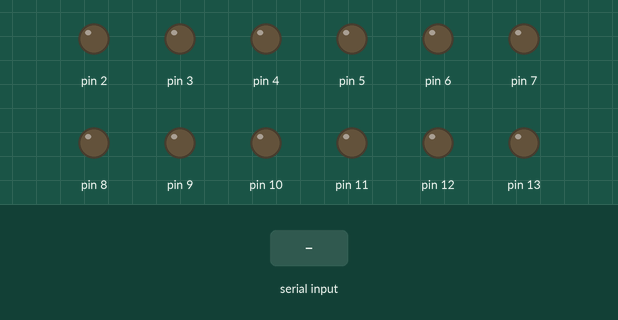
This program was run on a simulated Arduino Uno, built with avr-gcc and run on an emulated ATmega328P. Shown: output pins drawn as LEDs (lit = HIGH). The test bench sets the inputs (shaded band).

Above: at 1.2 s.
1.3 s: "L90\n" received over Serial
At 1.7 s:
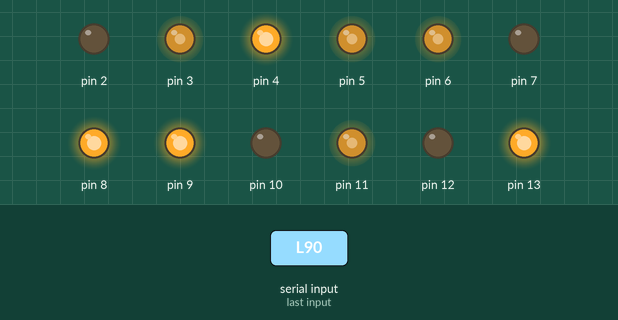
3.3 s: "R90\n" received over Serial
At 3.7 s:
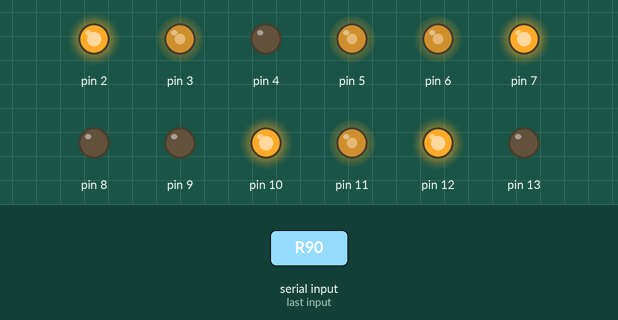
5.3 s: "F\n" received over Serial
At 6.5 s:
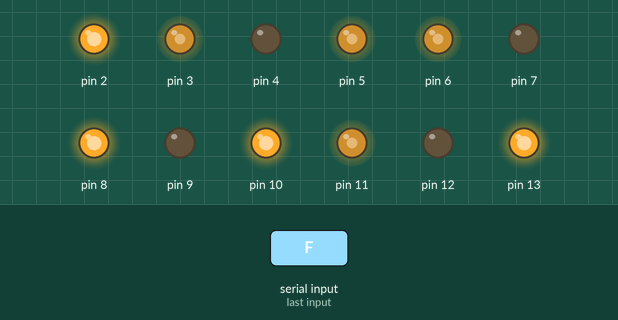
6.8 s: "B\n" received over Serial
At 7.7 s:
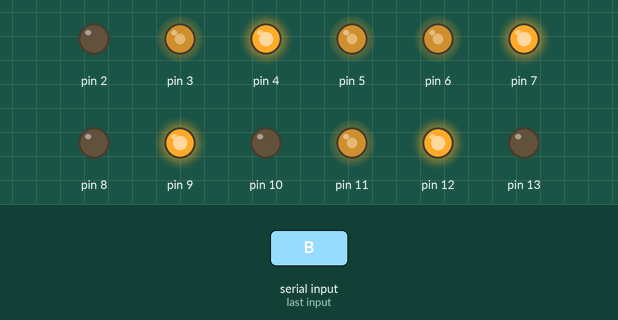
8.3 s: "U\n" received over Serial
At 10.5 s:
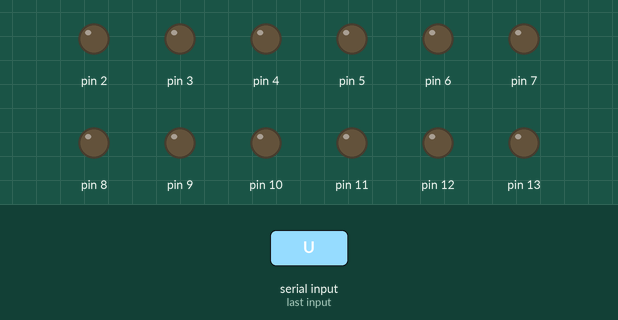
10.8 s: "L\n" received over Serial
At 11.9 s:
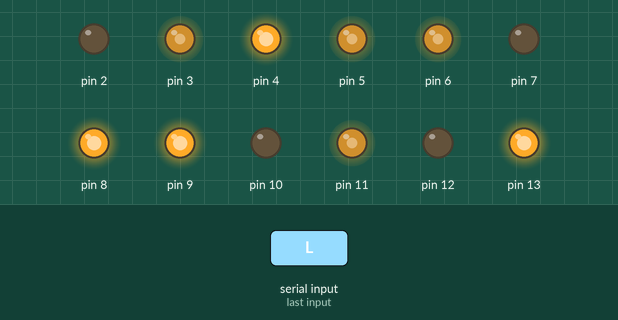
Timing chart, 0 to 13.3 s (numbered marks = the images above; inputs shaded):
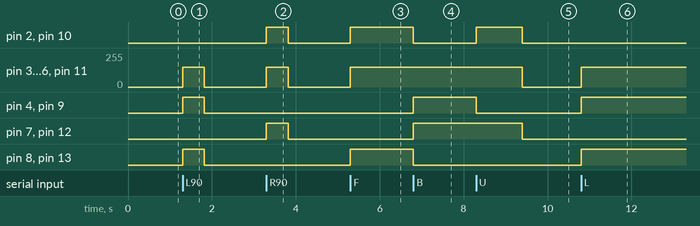

Measured:
- after the input at 1.3 s, pin 3, pin 5, pin 6, pin 11: 0/255 → 150/255 at once, → 0/255 0.52 s later; pin 4, pin 8, pin 9, pin 13: LOW → HIGH at once, → LOW 0.52 s later
- after the input at 3.3 s, pin 2, pin 7, pin 10, pin 12: LOW → HIGH at once, → LOW 0.52 s later; pin 3, pin 5, pin 6, pin 11: 0/255 → 150/255 at once, → 0/255 0.52 s later
- after the input at 5.3 s, pin 2, pin 8, pin 10, pin 13: LOW → HIGH at once; pin 3, pin 5, pin 6, pin 11: 0/255 → 150/255 at once
- after the input at 6.8 s, pin 2, pin 8, pin 10, pin 13: HIGH → LOW at once; pin 4, pin 7, pin 9, pin 12: LOW → HIGH at once
- after the input at 8.3 s, pin 2, pin 10: LOW → HIGH at once, → LOW 1.1 s later; pin 3, pin 5, pin 6, pin 11: 150/255 → 0/255 after 1.1 s; pin 4, pin 9: HIGH → LOW at once; pin 7, pin 12: HIGH → LOW after 1.1 s
- after the input at 10.8 s, pin 3, pin 5, pin 6, pin 11: 0/255 → 150/255 at once; pin 4, pin 8, pin 9, pin 13: LOW → HIGH at once

The program:

main.cpp
```cpp
#include <Arduino.h>
#include <ctype.h>
#include <stdlib.h>
#include <string.h>

struct PinosMotor {
  uint8_t pino_in1;
  uint8_t pino_in2;
  uint8_t pino_pwm;
};

// Mapeamento
const PinosMotor MOTOR_TRASEIRO_ESQUERDO = {2, 4, 3};
const PinosMotor MOTOR_TRASEIRO_DIREITO = {13, 12, 11};
const PinosMotor MOTOR_FRENTE_ESQUERDO = {10, 9, 5};
const PinosMotor MOTOR_FRENTE_DIREITO = {8, 7, 6};

const int VELOCIDADE_PADRAO = 150;
const int VELOCIDADE_GIRO_180_PADRAO = 130;
const int VELOCIDADE_GIRO_90_PADRAO = 140;
const unsigned long DURACAO_GIRO_180_MS = 1100;
const unsigned long DURACAO_GIRO_90_MS = 520;

const size_t TAMANHO_BUFFER_SERIAL = 64;
char buffer_serial[TAMANHO_BUFFER_SERIAL];
size_t indice_buffer_serial = 0;

bool manobra_programada_ativa = false;
unsigned long manobra_programada_ate_ms = 0;

int limitar_pwm_positivo(int valor) {
  return constrain(valor, 0, 255);
}

char* avancar_espacos(char* texto) {
  while (*texto == ' ' || *texto == '\t') {
    ++texto;
  }
  return texto;
}

void remover_espacos_finais(char* texto) {
  int tamanho = strlen(texto);
  while (tamanho > 0) {
    char atual = texto[tamanho - 1];
    if (atual != ' ' && atual != '\t') {
      break;
    }
    texto[tamanho - 1] = '\0';
    --tamanho;
  }
}

void definir_motor(const PinosMotor& motor, int velocidade_assinada) {
  velocidade_assinada = constrain(velocidade_assinada, -255, 255);

  if (velocidade_assinada > 0) {
    digitalWrite(motor.pino_in1, HIGH);
    digitalWrite(motor.pino_in2, LOW);
    analogWrite(motor.pino_pwm, velocidade_assinada);
    return;
  }

  if (velocidade_assinada < 0) {
    digitalWrite(motor.pino_in1, LOW);
    digitalWrite(motor.pino_in2, HIGH);
    analogWrite(motor.pino_pwm, -velocidade_assinada);
    return;
  }

  digitalWrite(motor.pino_in1, LOW);
  digitalWrite(motor.pino_in2, LOW);
  analogWrite(motor.pino_pwm, 0);
}

void definir_lado_esquerdo(int velocidade_assinada) {
  definir_motor(MOTOR_FRENTE_ESQUERDO, velocidade_assinada);
  definir_motor(MOTOR_TRASEIRO_ESQUERDO, velocidade_assinada);
}

void definir_lado_direito(int velocidade_assinada) {
  definir_motor(MOTOR_FRENTE_DIREITO, velocidade_assinada);
  definir_motor(MOTOR_TRASEIRO_DIREITO, velocidade_assinada);
}

void definir_velocidades_diferenciais(int velocidade_esquerda, int velocidade_direita) {
  int velocidade_esquerda_limitada = constrain(velocidade_esquerda, -255, 255);
  int velocidade_direita_limitada = constrain(velocidade_direita, -255, 255);
  definir_lado_esquerdo(velocidade_esquerda_limitada);
  definir_lado_direito(velocidade_direita_limitada);
}

void parar_todos() {
  definir_lado_esquerdo(0);
  definir_lado_direito(0);
}

void iniciar_manobra_programada(int velocidade_esquerda, int velocidade_direita, unsigned long duracao_ms) {
  manobra_programada_ativa = true;
  manobra_programada_ate_ms = millis() + duracao_ms;
  definir_lado_esquerdo(velocidade_esquerda);
  definir_lado_direito(velocidade_direita);
}

void iniciar_giro_180(int velocidade) {
  int velocidade_giro = limitar_pwm_positivo(velocidade);
  if (velocidade_giro == 0) {
    velocidade_giro = VELOCIDADE_GIRO_180_PADRAO;
  }

  iniciar_manobra_programada(velocidade_giro, -velocidade_giro, DURACAO_GIRO_180_MS);
}

void iniciar_giro_90_esquerda(int velocidade) {
  int velocidade_giro = limitar_pwm_positivo(velocidade);
  if (velocidade_giro == 0) {
    velocidade_giro = VELOCIDADE_GIRO_90_PADRAO;
  }

  iniciar_manobra_programada(-velocidade_giro, velocidade_giro, DURACAO_GIRO_90_MS);
}

void iniciar_giro_90_direita(int velocidade) {
  int velocidade_giro = limitar_pwm_positivo(velocidade);
  if (velocidade_giro == 0) {
    velocidade_giro = VELOCIDADE_GIRO_90_PADRAO;
  }

  iniciar_manobra_programada(velocidade_giro, -velocidade_giro, DURACAO_GIRO_90_MS);
}

bool aplicar_comando(const char* comando, int velocidade_principal, int velocidade_direita) {
  if (comando == nullptr || *comando == '\0') {
    return false;
  }

  int velocidade = limitar_pwm_positivo(velocidade_principal);
  bool comando_simples = (comando[0] != '\0' && comando[1] == '\0');

  if (strcmp(comando, "L90") == 0) {
    iniciar_giro_90_esquerda(velocidade);
    return true;
  }

  if (strcmp(comando, "R90") == 0) {
    iniciar_giro_90_direita(velocidade);
    return true;
  }

  if (!comando_simples) {
    return false;
  }

  switch (comando[0]) {
    case 'F':
      manobra_programada_ativa = false;
      definir_lado_esquerdo(velocidade);
      definir_lado_direito(velocidade);
      return true;

    case 'B':
      manobra_programada_ativa = false;
      definir_lado_esquerdo(-velocidade);
      definir_lado_direito(-velocidade);
      return true;

    case 'L':
      manobra_programada_ativa = false;
      definir_lado_esquerdo(-velocidade);
      definir_lado_direito(velocidade);
      return true;

    case 'R':
      manobra_programada_ativa = false;
      definir_lado_esquerdo(velocidade);
      definir_lado_direito(-velocidade);
      return true;

    case 'S':
      manobra_programada_ativa = false;
      parar_todos();
      return true;

    case 'U':
      iniciar_giro_180(velocidade);
      return true;

    case 'D':
      manobra_programada_ativa = false;
      definir_velocidades_diferenciais(velocidade_principal, velocidade_direita);
      return true;

    default:
      return false;
  }
}

void processar_linha_serial(char* linha) {
  if (linha == nullptr) {
    return;
  }

  char* inicio = avancar_espacos(linha);
  remover_espacos_finais(inicio);
  if (*inicio == '\0') {
    return;
  }

  char comando = static_cast<char>(toupper(static_cast<unsigned char>(*inicio)));
  char* separador = strchr(inicio, ',');
  char comando_texto[12];
  size_t tamanho_comando = 0;

  while (inicio[tamanho_comando] != '\0' &&
         inicio[tamanho_comando] != ',' &&
         inicio[tamanho_comando] != ' ' &&
         inicio[tamanho_comando] != '\t' &&
         tamanho_comando < (sizeof(comando_texto) - 1)) {
    comando_texto[tamanho_comando] =
        static_cast<char>(toupper(static_cast<unsigned char>(inicio[tamanho_comando])));
    ++tamanho_comando;
  }
  comando_texto[tamanho_comando] = '\0';

  if (strcmp(comando_texto, "D") == 0) {
    char* primeira_virgula = separador;
    if (primeira_virgula == nullptr) {
      return;
    }

    char* fim_esquerda = nullptr;
    long valor_esquerda = strtol(primeira_virgula + 1, &fim_esquerda, 10);
    if (fim_esquerda == primeira_virgula + 1 || fim_esquerda == nullptr || *fim_esquerda != ',') {
      return;
    }

    char* fim_direita = nullptr;
    long valor_direita = strtol(fim_esquerda + 1, &fim_direita, 10);
    if (fim_direita == fim_esquerda + 1 || fim_direita == nullptr) {
      return;
    }

    fim_direita = avancar_espacos(fim_direita);
    if (*fim_direita != '\0') {
      return;
    }

    aplicar_comando("D", static_cast<int>(valor_esquerda), static_cast<int>(valor_direita));
    return;
  }

  int velocidade = VELOCIDADE_PADRAO;
  char* resto = separador != nullptr ? separador : (inicio + tamanho_comando);
  resto = avancar_espacos(resto);

  if (*resto == '\0') {
    aplicar_comando(comando_texto, velocidade, velocidade);
    return;
  }

  if (*resto != ',') {
    return;
  }

  char* fim_velocidade = nullptr;
  long valor_velocidade = strtol(resto + 1, &fim_velocidade, 10);
  if (fim_velocidade == resto + 1 || fim_velocidade == nullptr) {
    return;
  }

  fim_velocidade = avancar_espacos(fim_velocidade);
  if (*fim_velocidade != '\0') {
    return;
  }

  velocidade = static_cast<int>(valor_velocidade);
  aplicar_comando(comando_texto, velocidade, velocidade);
}

void configurar_pinos() {
  pinMode(MOTOR_TRASEIRO_ESQUERDO.pino_in1, OUTPUT);
  pinMode(MOTOR_TRASEIRO_ESQUERDO.pino_in2, OUTPUT);
  pinMode(MOTOR_TRASEIRO_ESQUERDO.pino_pwm, OUTPUT);

  pinMode(MOTOR_TRASEIRO_DIREITO.pino_in1, OUTPUT);
  pinMode(MOTOR_TRASEIRO_DIREITO.pino_in2, OUTPUT);
  pinMode(MOTOR_TRASEIRO_DIREITO.pino_pwm, OUTPUT);

  pinMode(MOTOR_FRENTE_ESQUERDO.pino_in1, OUTPUT);
  pinMode(MOTOR_FRENTE_ESQUERDO.pino_in2, OUTPUT);
  pinMode(MOTOR_FRENTE_ESQUERDO.pino_pwm, OUTPUT);

  pinMode(MOTOR_FRENTE_DIREITO.pino_in1, OUTPUT);
  pinMode(MOTOR_FRENTE_DIREITO.pino_in2, OUTPUT);
  pinMode(MOTOR_FRENTE_DIREITO.pino_pwm, OUTPUT);

  parar_todos();
}

void setup() {
  configurar_pinos();
  Serial.begin(115200);
}

void loop() {
  while (Serial.available() > 0) {
    char caractere = static_cast<char>(Serial.read());

    if (caractere == '\n') {
      buffer_serial[indice_buffer_serial] = '\0';
      processar_linha_serial(buffer_serial);
      indice_buffer_serial = 0;
      continue;
    }

    if (caractere == '\r') {
      continue;
    }

    if (!isprint(static_cast<unsigned char>(caractere)) && caractere != '\t') {
      continue;
    }

    if (indice_buffer_serial < TAMANHO_BUFFER_SERIAL - 1) {
      buffer_serial[indice_buffer_serial++] = caractere;
    } else {
      // Descarta pacote muito grande para evitar comandos parciais perigosos.
      indice_buffer_serial = 0;
    }
  }

  if (manobra_programada_ativa && static_cast<long>(millis() - manobra_programada_ate_ms) >= 0) {
    manobra_programada_ativa = false;
    parar_todos();
  }
}
```
